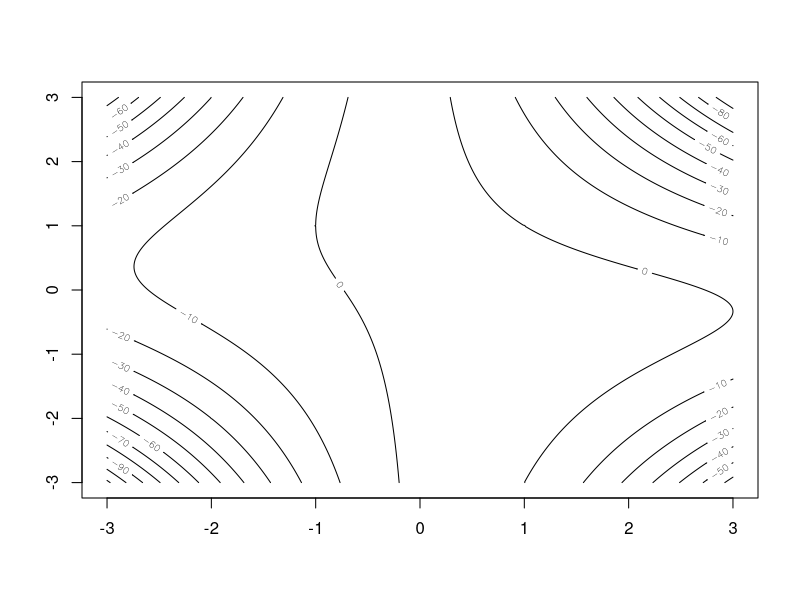

The R script that drew this image: (Note: this script raises an error after producing the figure.)
########################## [ 1 a ] #############################################
# The gradient and the Hessian matrix is as follows
# Gradient of g = (-2x - 2xy^2 + 2x + 2, -2x^2 - 2x)
# Hessian of g = (-2y^2, -4x - 2, -4x - 2, 0)

# Function g
g <- function(x, y) {
  ret <- - x^2 - x^2 * y^2 - 2 * x * y + 2 * x + 2
  return(ret)
}

# First derivative
dg <- function(x) {
  ret <- matrix(data = c(-2 * x - 2 * x * y^2 + 2 * x  + 2, -2 * x^2 - 2 * x),
                ncol = 1, nrow = 2)
  return(ret)
}
# Second derivative
d2g <- function(x) {
  ret <- matrix(data = c(-2 * y^2, -4 * x - 2, -4 * x - 2, 0),
                ncol = 2, nrow = 2)
  return(ret)
}

# Contour plot using the following code.
x <- seq(-3, 3, by = 0.01)
y <- seq(-3, 3, by = 0.01)
dx <- length(x)
dy <- length(y)
gx <- matrix(rep(NA, dx * dy), nrow = dx, ncol = dy)

for (i in 1:dx){
  for (j in 1:dy){
    gx[i, j] <- g(x[i], y[j])
  }
}
contour(x, y, gx)
################################################################################


########################## [ 1 b ] #############################################
# we can get a local maximum of g by using the following code.

newton <- function(x0, eps = 0.0001, max_step = 1000) {
  xt  <- x0
  xt1 <- x0 + 5
  step <- 1
  while (base::abs(xt - xt1) > eps) {
    if (step > max_step) {
      break
    }
    xt1 <- xt
    xt  <- xt1 -  solve(d2g(xt1)) %*% dg(xt1)
  }
  if (step > max_step) {
    return(NA)
  }
  return(xt)
}
################################################################################


########################## [ 1 c ] #############################################
# let's use (2,0),(-1,2),(0,-1) and (0,2) as initial values.
# and we get the following results.

# we use the default eps = 0.0001 and max_step here.
newton_value_1 <- newton(c(2, 0))
newton_value_2 <- newton(c(-1, 2))
newton_value_3 <- newton(c(0, -1))
newton_value_4 <- newton(c(0, 2))

# We can find the following results.

# Since our newton_value_1 to newton_value_4 are not NA, we can calculate the
# Gradient vector and Hessian matrix of g at these points listed as table below.

#  |        | Gradient | Hessian |  Type  |
#  |:---:   |:---:     |:---:    |        |
#  |(2, 0)  |          |         |        |
#  |(-1, 2) |          |         |        |
#  |(0, -1) |          |         |        |
#  |(0, 2)  |          |         |        |

# According to the table above and the contour plot, we can find that
# () are the global maximum if x,y \in [-3, 3] range.
################################################################################

########################## [ 1 d] #############################################
# The advantages of the steepest ascent algorithm is that it is easy to
# calculate without need to consider about the Second derivative of the
# function. However, the steepest ascent algorithm is not as efficient as the
# newton method. If we implement it using newton method, with hessian matrix,
# we can find the most steepest route to the maximum point from the start point.
################################################################################
